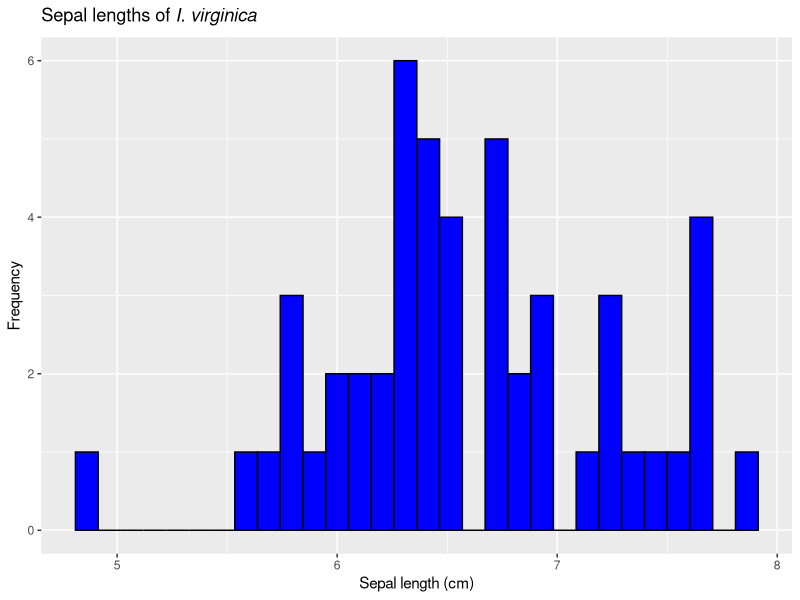

Recreate this plot in R.
## ---- chunk 1
library(ggplot2)
ggplot(iris[iris$Species == "virginica",],
              aes(x=Sepal.Length)) +
  geom_histogram( fill="blue", color="black") +
  labs(title=expression(paste("Sepal lengths of ",italic("I. virginica"))),
       x= "Sepal length (cm)",
       y= "Frequency")
## ---- chunk 2
mean(iris[iris$Species == "virginica","Sepal.Length"])
